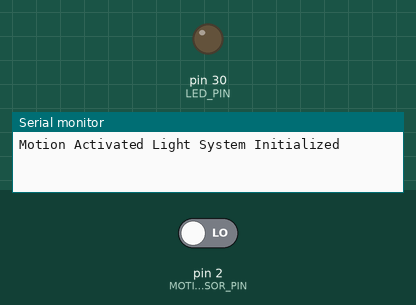
Simulated run of this sketch. Board: Arduino Mega 2560, built with avr-gcc and run on an emulated ATmega2560. Shown: output pins drawn as LEDs (lit = HIGH), the last lines printed to the serial monitor. The test bench sets the inputs (shaded band); at power-on: pin 2 (MOTION_SENSOR_PIN) LOW.

Above: at 1.2 s.
1.3 s: pin 2 (MOTION_SENSOR_PIN) driven HIGH
At 2.5 s:
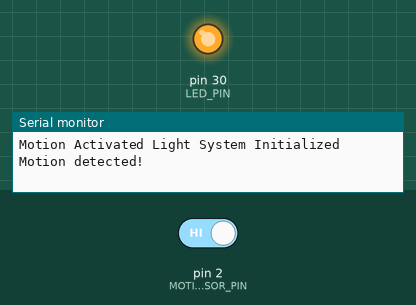
2.8 s: pin 2 (MOTION_SENSOR_PIN) driven LOW
At 3.8 s:
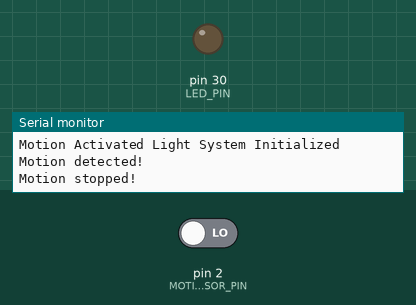
Timing chart, 0 to 5.8 s (numbered marks = the images above; inputs shaded):
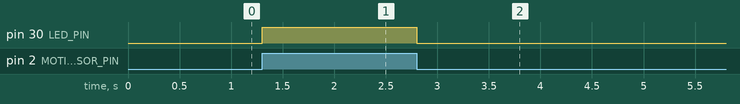

Measured:
- after the input at 1.3 s, pin 30 (LED_PIN): LOW → HIGH at once
- after the input at 2.8 s, pin 30 (LED_PIN): HIGH → LOW at once

The sketch:

ArduinoSensor_copy_20250413163803_copy_20250413163853.ino
```cpp
/*
 * motion Activated Light System
 * arduino sketch turns on an LED when motion is detected
 * and turns it off when motion stops
 */

// pin Definitions
#define MOTION_SENSOR_PIN 2  // arduino pin connected to the OUTPUT pin of motion sensor
#define LED_PIN 30            // arduino pin connected to the LED

// Variables for motion detection
int motion_state = LOW;      // current state of motion sensor pin
int prev_motion_state = LOW; // previous state of motion sensor pin

void setup() {
  Serial.begin(9600);        // initialize Serial communication
  pinMode(MOTION_SENSOR_PIN, INPUT);  // set motion sensor pin as input
  pinMode(LED_PIN, OUTPUT);  // set LED pin as output

  Serial.println("Motion Activated Light System Initialized");
}

void loop() {
  // store the previous motion state
  prev_motion_state = motion_state;

  // read the current motion state
  motion_state = digitalRead(MOTION_SENSOR_PIN);

  // check if motion has started (pin state change: LOW -> HIGH)
  if (prev_motion_state == LOW && motion_state == HIGH) {
    Serial.println("Motion detected!");
    digitalWrite(LED_PIN, HIGH);  // turn on the LED
  }
  // check if motion has stopped (pin state change: HIGH -> LOW)
  else if (prev_motion_state == HIGH && motion_state == LOW) {
    Serial.println("Motion stopped!");
    digitalWrite(LED_PIN, LOW);   // turn off the LED
  }

  // Small delay to stabilize readings
  delay(100);
}
```
